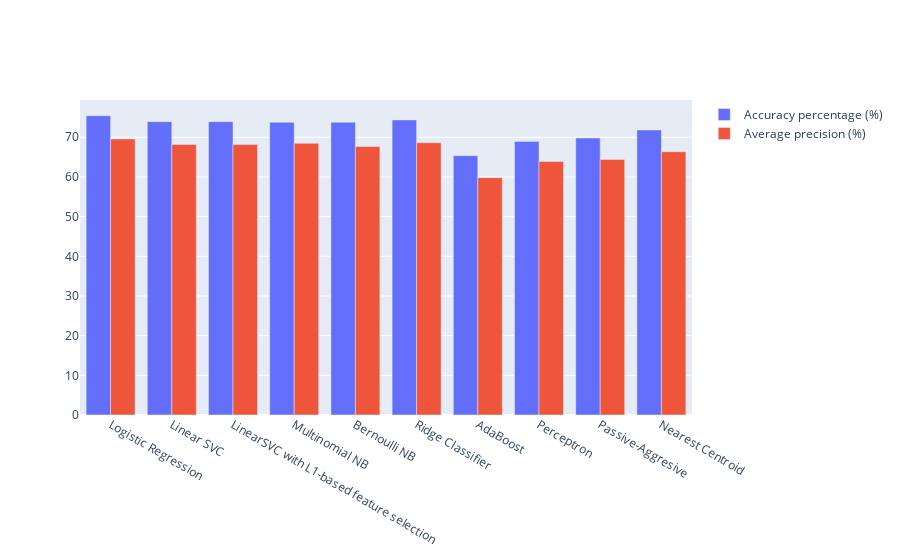

The notebook cell this image was saved under:
### Code cell
import plotly.offline as py
py.init_notebook_mode(connected=True)
import plotly.graph_objs as go

import numpy as np

acc=[]
names = []
avg_ = []
fp_ = []
tp_ = []

for name, accuracy, prec, rec, avg, fp, tp in result:
    acc.append(accuracy*100)
    names.append(name)

    avg_.append(avg*100)
    fp_.append(fp)
    tp_.append(tp)
trace1 = go.Bar(
    x=names,
    y=acc,
    name='Accuracy percentage (%)'
)
trace3 = go.Bar(
    x=names,
    y=avg_,
    name='Average precision (%)'
)

data = [trace1, trace3]
layout = go.Layout(
    barmode='group'
)

fig = go.Figure(data=data, layout=layout)
py.iplot(fig, filename='grouped-bar')

### Figure 1 — Plotly figure (JSON) as saved in the notebook; plotly's stock layout.template omitted (floating-point values rounded to 4 significant figures)
{"data": [{"name": "Accuracy percentage (%)", "type": "bar", "x": ["Logistic Regression", "Linear SVC", "LinearSVC with L1-based feature selection", "Multinomial NB", "Bernoulli NB", "Ridge Classifier", "AdaBoost", "Perceptron", "Passive-Aggresive", "Nearest Centroid"], "y": [75.43, 73.94, 73.94, 73.79, 73.77, 74.38, 65.37, 68.97, 69.83, 71.85]}, {"name": "Average precision (%)", "type": "bar", "x": ["Logistic Regression", "Linear SVC", "LinearSVC with L1-based feature selection", "Multinomial NB", "Bernoulli NB", "Ridge Classifier", "AdaBoost", "Perceptron", "Passive-Aggresive", "Nearest Centroid"], "y": [69.59, 68.18, 68.16, 68.5, 67.68, 68.64, 59.82, 63.92, 64.43, 66.36]}], "layout": {"barmode": "group"}}
